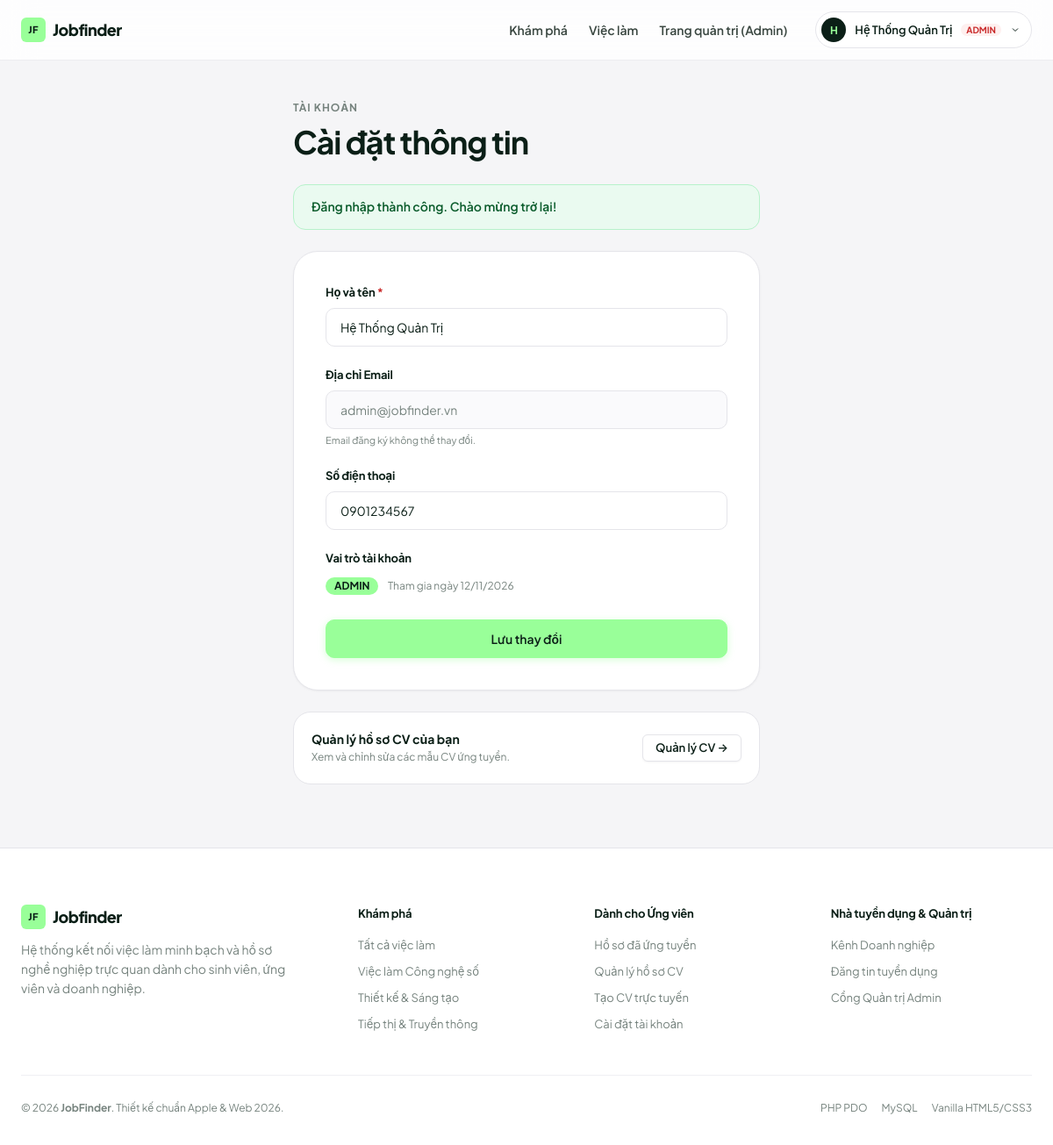
The app's page /profile.php (signed in) with its own data.
### tables this page shows
CREATE TABLE `users` (
  `id` INT AUTO_INCREMENT PRIMARY KEY,
  `name` VARCHAR(100) NOT NULL,
  `email` VARCHAR(100) NOT NULL UNIQUE,
  `role` ENUM('candidate', 'employer', 'admin') NOT NULL DEFAULT 'candidate',
  `password` VARCHAR(255) NOT NULL,
  `phone` VARCHAR(20) NULL,
  `avatar` VARCHAR(255) NULL,
  `is_active` TINYINT(1) NOT NULL DEFAULT 1,
  `created_at` TIMESTAMP DEFAULT CURRENT_TIMESTAMP
);

### profile.php (the view, shortened to what this page needs)
<?php
require_once 'config/database.php';
$user_id = (int)$_SESSION['user_id'];
$stmt = $pdo->prepare("SELECT name, email, phone, role, created_at FROM users WHERE id = ?");
$stmt->execute([$user_id]);
$user = $stmt->fetch();
require_once 'includes/header.php';
?>
<section class="section" style="padding-top:40px;">
    <div class="container" style="max-width:580px;">
        <div class="section-header" style="margin-bottom:28px;">
            <div>
                <span class="section-eyebrow">Tài khoản</span>
                <h1 class="section-title">Cài đặt thông tin</h1>
            </div>
        </div>
        <?php if (!empty($_SESSION['flash_message'])): ?>
            <div class="flash-bar flash--<?= $_SESSION['flash_type'] ?? 'success' ?>">
                <?= htmlspecialchars($_SESSION['flash_message']) ?>
            </div>
        <?php endif; ?>
        <div class="form-card">
            <form method="POST">
                <div class="form-group">
                    <label class="form-label" for="name">Họ và tên <span style="color:var(--status-danger-text);">*</span></label>
                    <input type="text" id="name" name="name" class="form-control"
                           value="<?= htmlspecialchars($user['name']) ?>" required>
                </div>
                <div class="form-group">
                    <label class="form-label">Địa chỉ Email</label>
                    <input type="email" class="form-control"
                           value="<?= htmlspecialchars($user['email']) ?>"
                           readonly style="background:var(--surface-subtle); color:var(--muted); cursor:not-allowed;">
                    <span style="font-size:11px; color:var(--muted); margin-top:4px; display:block;">Email đăng ký không thể thay đổi.</span>
                </div>
                <div class="form-group">
                    <label class="form-label" for="phone">Số điện thoại</label>
                    <input type="text" id="phone" name="phone" class="form-control"
                           value="<?= htmlspecialchars($user['phone'] ?? '') ?>"
                           placeholder="Ví dụ: 0912 345 678">
                </div>
                <div class="form-group" style="margin-bottom:28px;">
                    <label class="form-label">Vai trò tài khoản</label>
                    <div>
                        <span class="badge badge--active"><?= strtoupper($user['role']) ?></span>
                        <span style="font-size:12px; color:var(--muted); margin-left:8px;">Tham gia ngày <?= date('d/m/Y', strtotime($user['created_at'])) ?></span>
                    </div>
                </div>
                <button type="submit" class="btn btn-primary" style="width:100%; padding:14px;">Lưu thay đổi</button>
            </form>
        </div>
        <div style="margin-top:24px; padding:20px; background:var(--surface); border:1px solid var(--line); border-radius:var(--radius-lg); display:flex; justify-content:space-between; align-items:center;">
            <div>
                <div style="font-weight:700; font-size:14px;">Quản lý hồ sơ CV của bạn</div>
                <div style="font-size:12px; color:var(--muted);">Xem và chỉnh sửa các mẫu CV ứng tuyển.</div>
            </div>
            <a href="my-cvs.php" class="btn btn-secondary btn-sm">Quản lý CV →</a>
        </div>
    </div>
</section>
<?php require_once 'includes/footer.php'; ?>

### assets/css/style.css (style rules this page uses)
:root { --bg: #f5f5f7; --surface: #ffffff; --surface-subtle: #fafafc; --surface-hover: #f0f0f4; --ink: #0b1f17; --ink-secondary: #3a4741; --muted: #76837e; --line: #e5e5ea; --line-subtle: #efeff4; --accent: #99ff99; --accent-hover: #7df57d; --accent-contrast: #0b1f17; --status-pending-bg: #eaf2ff; --status-pending-text: #1d61d8; --status-success-bg: #e6fae8; --status-success-text: #0e6b2e; --status-danger-bg: #fef0ef; --status-danger-text: #c92a2a; --admin-bg: #0b1f17; --admin-surface: #122c21; --admin-surface-hover: #193a2d; --admin-line: #1c3e30; --admin-text: #f5f5f7; --admin-muted: #8b9d95; --font-sans: "Plus Jakarta Sans", "Inter", -apple-system, BlinkMacSystemFont, "Segoe UI", Roboto, sans-serif; --radius-xs: 6px; --radius-sm: 10px; --radius-md: 14px; --radius-lg: 20px; --radius-xl: 28px; --radius-full: 9999px; --shadow-sm: 0 1px 3px rgba(11, 31, 23, 0.03), 0 1px 2px rgba(11, 31, 23, 0.02); --shadow-card: 0 4px 18px -2px rgba(11, 31, 23, 0.05); --shadow-hover: 0 12px 30px -4px rgba(11, 31, 23, 0.09); --shadow-popover: 0 16px 40px rgba(11, 31, 23, 0.12); --ease: cubic-bezier(0.16, 1, 0.3, 1); --transition: all 0.22s var(--ease); --max-w: 1240px; --pad: 24px; }
*, *::before, *::after { margin: 0; padding: 0; box-sizing: border-box; }
html { -webkit-text-size-adjust: 100%; scroll-behavior: smooth; }
body { font-family: var(--font-sans); background-color: var(--bg); color: var(--ink); font-size: 15px; line-height: 1.55; display: flex; flex-direction: column; min-height: 100vh; -webkit-font-smoothing: antialiased; -moz-osx-font-smoothing: grayscale; }
a { color: inherit; text-decoration: none; transition: var(--transition); }
button, input, select, textarea { font-family: inherit; font-size: inherit; color: inherit; }
.container { width: 100%; max-width: var(--max-w); margin: 0 auto; padding: 0 var(--pad); }
.section { padding: 72px 0; }
.section-header { margin-bottom: 36px; display: flex; justify-content: space-between; align-items: flex-end; gap: 20px; }
.section-eyebrow { display: inline-block; font-size: 12px; font-weight: 700; letter-spacing: 0.08em; text-transform: uppercase; color: var(--muted); margin-bottom: 8px; }
.section-title { font-size: clamp(24px, 3vw, 36px); font-weight: 700; letter-spacing: -0.03em; color: var(--ink); line-height: 1.15; }
h1, h2, h3, h4, h5, h6 { font-family: var(--font-sans); color: var(--ink); font-weight: 700; letter-spacing: -0.025em; line-height: 1.2; }
.btn { display: inline-flex; align-items: center; justify-content: center; gap: 8px; font-weight: 600; font-size: 14px; line-height: 1; padding: 12px 20px; border-radius: var(--radius-sm); border: 1px solid transparent; cursor: pointer; transition: var(--transition); white-space: nowrap; }
.btn-primary { background-color: var(--accent); color: var(--accent-contrast); border-color: var(--accent); box-shadow: 0 2px 8px rgba(153, 255, 153, 0.4); }
.btn-secondary { background-color: var(--surface); color: var(--ink); border-color: var(--line); box-shadow: var(--shadow-sm); }
.btn-sm { padding: 8px 14px; font-size: 13px; border-radius: var(--radius-xs); }
.form-card { background: var(--surface); border-radius: var(--radius-xl); border: 1px solid var(--line); padding: 36px; box-shadow: var(--shadow-sm); }
.form-group { margin-bottom: 22px; }
.form-label { display: block; font-size: 13px; font-weight: 700; letter-spacing: -0.01em; color: var(--ink); margin-bottom: 8px; }
.form-control { width: 100%; padding: 12px 16px; border-radius: var(--radius-sm); border: 1px solid var(--line); background-color: var(--surface); font-size: 14px; color: var(--ink); outline: none; transition: var(--transition); }
.badge { display: inline-flex; align-items: center; gap: 6px; font-size: 12px; font-weight: 700; padding: 4px 10px; border-radius: var(--radius-full); line-height: 1; white-space: nowrap; }
.badge--active { background-color: var(--accent); color: var(--accent-contrast); }
.flash-bar { padding: 14px 20px; border-radius: var(--radius-md); margin-bottom: 24px; font-size: 14px; font-weight: 600; display: flex; align-items: center; justify-content: space-between; }
.flash--success { background-color: #eafaf0; border: 1px solid #b7f2cb; color: #0b5c2c; }

### records on screen
users: name "Hệ Thống Quản Trị", email "admin@jobfinder.vn", phone "0901234567", role "ADMIN", created_at "12/11/2026"

### other values on screen
mb_strtoupper(mb_substr(htmlspecialchars($user_name), 0, 1)) "H"
$user_name "Hệ Thống Quản Trị"
$_SESSION['flash_message'] "Đăng nhập thành công. Chào mừng trở lại!"
